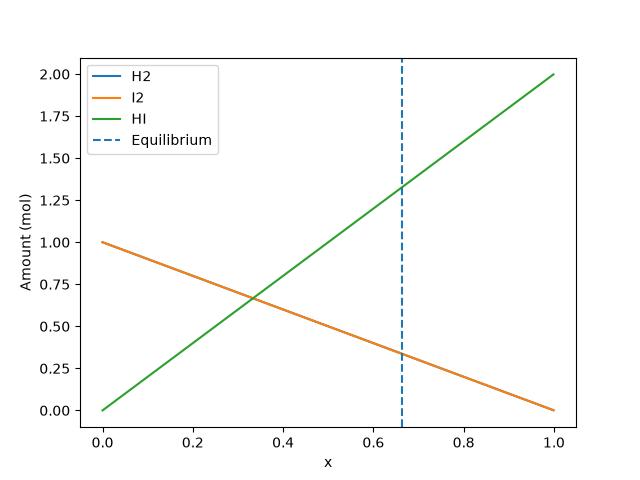

Recreate this plot in Python.
"""
PW2 Lab B Part 4 -- chemical equilibrium via the equilibrium constant K.

Reaction  H2 + I2 <=> 2 HI, starting from 1 mol H2 and 1 mol I2.
As the reaction proceeds by an extent x:  H2 = 1-x,  I2 = 1-x,  HI = 2x.
At equilibrium the composition satisfies the equilibrium constant
        K = [HI]^2 / ([H2][I2]) = (2x)^2 / ((1-x)(1-x)).
Given K, find the extent x. Solve it TWO ways and compare.
Run:  python equilibrium.py
"""
import numpy as np
import matplotlib.pyplot as plt
from scipy.optimize import newton, minimize

K = 15.6
a = b = 1.0

# TODO 1: write k_imbalance(x) = (2x)^2/((a-x)(b-x)) - K.
#         It equals zero exactly at equilibrium.

def k_imbalance(x):
    return (2*x)**2 / ((a-x)*(b-x)) - K


# TODO 2 (method 1): use scipy.optimize.newton to find the root of k_imbalance
#         (start x0=0.5). This is root-finding.

x1 = newton(k_imbalance, 0.5)


# TODO 3 (method 2): use scipy.optimize.minimize to minimise k_imbalance(x)**2
#         (method "SLSQP", bounds [(0, 0.999)], x0=[0.5]). Print both answers
#         and confirm they agree.

def error(x):
    return k_imbalance(x[0])**2

result = minimize(error, [0.5], method="SLSQP", bounds=[(0, 0.999)])
x2 = result.x[0]

print("Newton:", x1)
print("SLSQP:", x2)
print("Agree:", np.isclose(x1, x2))


# TODO 4: report the equilibrium amounts (H2, I2, HI), and plot how the three
#         amounts change with the extent x, marking the equilibrium. Save
#         equilibrium.png.

print("H2:", 1-x1)
print("I2:", 1-x1)
print("HI:", 2*x1)

x = np.linspace(0, 0.999, 100)

plt.plot(x, 1-x, label="H2")
plt.plot(x, 1-x, label="I2")
plt.plot(x, 2*x, label="HI")

plt.axvline(x1, linestyle="--", label="Equilibrium")

plt.xlabel("x")
plt.ylabel("Amount (mol)")
plt.legend()
plt.savefig("equilibrium.png")
plt.show()
